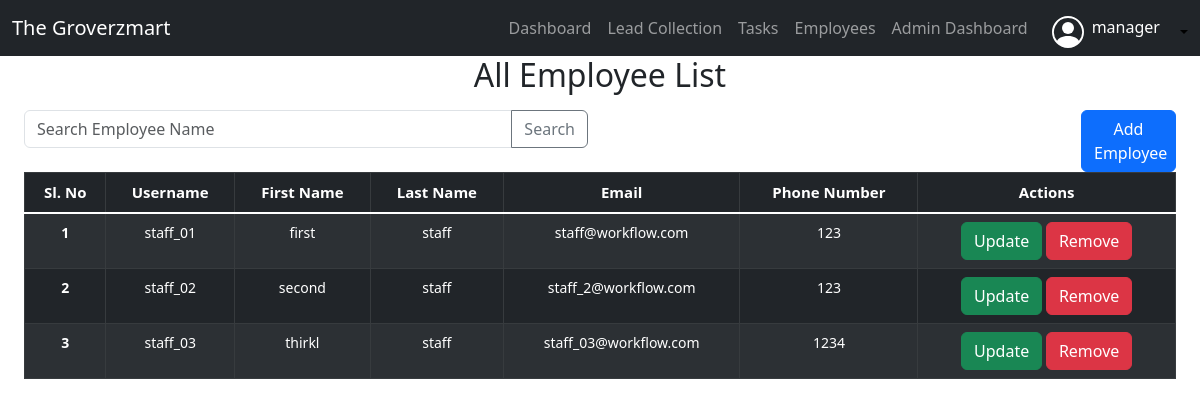
/view/staffs/ (signed in), run on the app's committed database.
### workflow_app/models.py (models this page shows, shortened)
class Staff(models.Model):
    user = models.OneToOneField(User, on_delete=models.CASCADE)
    first_name = models.CharField(max_length=255)
    last_name = models.CharField(max_length=255)
    email = models.EmailField(default="no-email@workflow.com")
    phone_number = models.CharField(max_length=255)

### workflow_app/views.py (the view)
# urls.py: path('view/staffs/',view_staffs,name='view_staffs'),
@user_passes_test(is_superuser, login_url='access_denied')
def view_staffs(request):
    all_staff_data = Staff.objects.all()
    context = {
        'page_title': 'View Staffs',
        'all_staff_data': all_staff_data,
    }
    return render(request, 'staff/view_staffs.html', context)

### workflow_app/views.py (called while the page is built)
def is_superuser(user):
    return user.is_superuser

### templates/staff/view_staffs.html (shortened to what this page needs)
{% extends 'base.html' %}
{% block start %}
{% load static %}
<div class="ml-sm-auto px-4">
  <h2 class='text-center'>All Employee List</h2>
  <div class="mx-auto col-12 mt-3">
    <div class="row justify-content-between">
      <div class="col-md-6">
        <form>
          <div class="input-group mb-3">
            <input name="search" class="form-control" placeholder="Search Employee Name"
              aria-describedby="button-addon2">
            <button class="btn btn-outline-secondary" type="submit" id="button-addon2">Search</button>
          </div>
        </form>
      </div>
      {% if user.is_superuser %}
      <div class="col-md-4 text-end">
        <a href="{% url 'add_staff' %}" class="btn btn-primary" style="width: 95px;">Add Employee</a>
      </div>
      {% endif %}
    </div>
  </div>
  <table class="table table-dark table-striped table-bordered table-hover">
    <thead class="text-center">
      <tr style="font-size: 15px;">
        <th scope="col">Sl. No</th>
        <th scope="col">Username</th>
        <th scope="col">First Name</th>
        <th scope="col">Last Name</th>
        <th scope="col">Email</th>
        <th scope="col">Phone Number</th>
        <th scope="col">Actions</th>
      </tr>
    </thead>
    <tbody class="table-group-divider text-center">
      {% for staff in all_staff_data %}
      <tr style="font-size: 14px;">
        <th scope="row">{{forloop.counter}}</th>
        <td>{{staff.user}}</td>
        <td>{{staff.first_name}}</td>
        <td>{{staff.last_name}}</td>
        <td>{{staff.email}}</td>
        <td>{{staff.phone_number}}</td>
        <td>
          <a href="{% url 'update_staff' staff.id %}" class="btn btn-success">Update</a>
          <a href="{% url 'remove_staff' staff.id %}" class="btn btn-danger" data-bs-toggle='modal'
            data-bs-target="#remove_staff{{staff.id}}">Remove</a>
        </td>
        {% endfor %}
    </tbody>
  </table>
</div>
{% endblock %}

### templates/base.html (shortened to what this page needs)
{% load static %}
<!DOCTYPE html>
<html lang="en">
<head>
    <link href="https://cdn.jsdelivr.net/npm/bootstrap@5.3.0/dist/css/bootstrap.min.css"
        rel="stylesheet">
</head>
<body>
    <header>
        <nav class="navbar navbar-expand-lg navbar-dark bg-dark" aria-label="Offcanvas navbar large">
            <div class="container-fluid">
                {% if user.is_superuser %}
                <a class="navbar-brand" href="{% url 'manager_dashboard' %}">The Groverzmart</a>
                {% endif %}
                <div class="offcanvas offcanvas-end text-bg-dark" tabindex="-1" id="offcanvasNavbar2"
                    aria-labelledby="offcanvasNavbar2Label">
                    <div class="offcanvas-body">
                        <ul class="navbar-nav justify-content-end flex-grow-1 pe-3">
                            <li class="nav-item">
                                <a class="nav-link" href="{% url 'organizational_dashboard' %}">Dashboard</a>
                            </li>
                            <li class="nav-item">
                                <a class="nav-link" href="{% url 'leads' %}">Lead Collection</a>
                            </li>
                            {% if user.is_superuser %}
                            <li class="nav-item">
                                <a class="nav-link" href="{% url 'view_tasks' %}">Tasks</a>
                            </li>
                            <li class="nav-item">
                                <a href="{% url 'view_staffs' %}" class="nav-link">Employees</a>
                            </li>
                            <li class="nav-item">
                                <a class="nav-link" href="{% url 'manager_dashboard' %}">Admin Dashboard</a>
                            </li>
                            {% endif %}
                        </ul>
                        <div class="flex-shrink-0 dropdown mt-1">
                            <a href="#"
                                class="d-flex align-items-center mt-1 link-body-emphasis text-decoration-none dropdown-toggle "
                                data-bs-toggle="dropdown" aria-expanded="false">
                                <h6 class="text-white me-3 ms-2">{{ user.username }}</h6>
                            </a>
                        </div>
                    </div>
                </div>
            </div>
        </nav>
    </header>
    {% block start %}
    {% endblock %}
</body>
</html>

### data on the page
Staff: user "staff_01", first_name "first", last_name "staff", email "staff@workflow.com", phone_number "123"
Staff: user "staff_02", first_name "second", last_name "staff", email "staff_2@workflow.com", phone_number "123"
Staff: user "staff_03", first_name "thirkl", last_name "staff", email "staff_03@workflow.com", phone_number "1234"

### other printed values
{{ user.username }} "manager"
